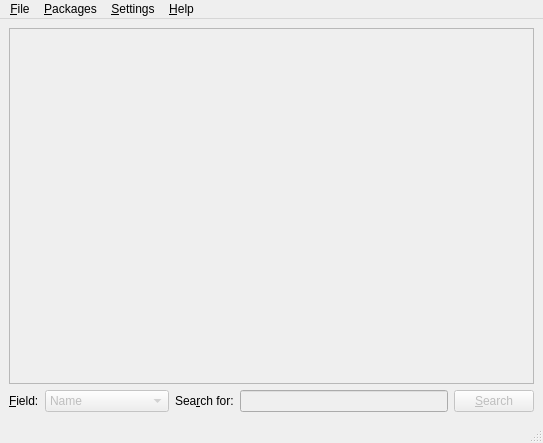
<ui version="4.0" >
 <author></author>
 <comment></comment>
 <exportmacro></exportmacro>
 <class>Window</class>
 <widget class="QMainWindow" name="Window" >
  <property name="geometry" >
   <rect>
    <x>0</x>
    <y>0</y>
    <width>543</width>
    <height>443</height>
   </rect>
  </property>
  <property name="windowTitle" >
   <string>PyPI Browser</string>
  </property>
  <widget class="QWidget" name="centralwidget" >
   <layout class="QVBoxLayout" >
    <property name="margin" >
     <number>9</number>
    </property>
    <property name="spacing" >
     <number>6</number>
    </property>
    <item>
     <widget class="QTreeView" name="treeView" >
      <property name="enabled" >
       <bool>false</bool>
      </property>
     </widget>
    </item>
    <item>
     <layout class="QHBoxLayout" >
      <property name="margin" >
       <number>0</number>
      </property>
      <property name="spacing" >
       <number>6</number>
      </property>
      <item>
       <widget class="QLabel" name="label" >
        <property name="text" >
         <string>&amp;Field:</string>
        </property>
        <property name="buddy" >
         <cstring>fieldComboBox</cstring>
        </property>
       </widget>
      </item>
      <item>
       <widget class="QComboBox" name="fieldComboBox" >
        <property name="enabled" >
         <bool>false</bool>
        </property>
        <item>
         <property name="text" >
          <string>Name</string>
         </property>
        </item>
        <item>
         <property name="text" >
          <string>Version</string>
         </property>
        </item>
        <item>
         <property name="text" >
          <string>Author</string>
         </property>
        </item>
        <item>
         <property name="text" >
          <string>Summary</string>
         </property>
        </item>
        <item>
         <property name="text" >
          <string>Description</string>
         </property>
        </item>
        <item>
         <property name="text" >
          <string>Stable version</string>
         </property>
        </item>
        <item>
         <property name="text" >
          <string>Author e-mail</string>
         </property>
        </item>
        <item>
         <property name="text" >
          <string>Maintainer</string>
         </property>
        </item>
        <item>
         <property name="text" >
          <string>Maintainer e-mail</string>
         </property>
        </item>
        <item>
         <property name="text" >
          <string>License</string>
         </property>
        </item>
        <item>
         <property name="text" >
          <string>Platform</string>
         </property>
        </item>
        <item>
         <property name="text" >
          <string>Download URL</string>
         </property>
        </item>
        <item>
         <property name="text" >
          <string>Home page</string>
         </property>
        </item>
        <item>
         <property name="text" >
          <string>Keywords</string>
         </property>
        </item>
        <item>
         <property name="text" >
          <string>Classifiers</string>
         </property>
        </item>
       </widget>
      </item>
      <item>
       <widget class="QLabel" name="label_2" >
        <property name="text" >
         <string>Sea&amp;rch for:</string>
        </property>
        <property name="buddy" >
         <cstring>searchLineEdit</cstring>
        </property>
       </widget>
      </item>
      <item>
       <widget class="QLineEdit" name="searchLineEdit" >
        <property name="enabled" >
         <bool>false</bool>
        </property>
       </widget>
      </item>
      <item>
       <widget class="QPushButton" name="searchButton" >
        <property name="enabled" >
         <bool>false</bool>
        </property>
        <property name="focusPolicy" >
         <enum>Qt::NoFocus</enum>
        </property>
        <property name="text" >
         <string>&amp;Search</string>
        </property>
       </widget>
      </item>
     </layout>
    </item>
   </layout>
  </widget>
  <widget class="QMenuBar" name="menubar" >
   <property name="geometry" >
    <rect>
     <x>0</x>
     <y>0</y>
     <width>543</width>
     <height>27</height>
    </rect>
   </property>
   <widget class="QMenu" name="menu_File" >
    <property name="title" >
     <string>&amp;File</string>
    </property>
    <addaction name="openAction" />
    <addaction name="exitAction" />
   </widget>
   <widget class="QMenu" name="menu_Packages" >
    <property name="title" >
     <string>&amp;Packages</string>
    </property>
    <addaction name="reloadListAction" />
    <addaction name="downloadAction" />
    <addaction name="filterMarkedAction" />
    <addaction name="filterNewAction" />
   </widget>
   <widget class="QMenu" name="menu_Help" >
    <property name="title" >
     <string>&amp;Help</string>
    </property>
    <addaction name="aboutAction" />
    <addaction name="aboutQtAction" />
    <addaction name="openManualAction" />
   </widget>
   <widget class="QMenu" name="menu_Settings" >
    <property name="title" >
     <string>&amp;Settings</string>
    </property>
    <addaction name="configureBrowserAction" />
    <addaction name="editShortcutsAction" />
   </widget>
   <addaction name="menu_File" />
   <addaction name="menu_Packages" />
   <addaction name="menu_Settings" />
   <addaction name="menu_Help" />
  </widget>
  <widget class="QStatusBar" name="statusbar" />
  <action name="openAction" >
   <property name="text" >
    <string>&amp;Open...</string>
   </property>
   <property name="shortcut" >
    <string>Ctrl+O</string>
   </property>
  </action>
  <action name="exitAction" >
   <property name="text" >
    <string>E&amp;xit</string>
   </property>
   <property name="shortcut" >
    <string>Ctrl+Q</string>
   </property>
  </action>
  <action name="reloadListAction" >
   <property name="enabled" >
    <bool>false</bool>
   </property>
   <property name="text" >
    <string>&amp;Reload List</string>
   </property>
   <property name="shortcut" >
    <string>Ctrl+R</string>
   </property>
  </action>
  <action name="downloadAction" >
   <property name="enabled" >
    <bool>false</bool>
   </property>
   <property name="text" >
    <string>Download...</string>
   </property>
   <property name="shortcut" >
    <string>Ctrl+Return</string>
   </property>
  </action>
  <action name="filterMarkedAction" >
   <property name="checkable" >
    <bool>true</bool>
   </property>
   <property name="enabled" >
    <bool>false</bool>
   </property>
   <property name="text" >
    <string>Filter Marked</string>
   </property>
  </action>
  <action name="configureBrowserAction" >
   <property name="text" >
    <string>Configure Browser...</string>
   </property>
  </action>
  <action name="filterNewAction" >
   <property name="checkable" >
    <bool>true</bool>
   </property>
   <property name="enabled" >
    <bool>false</bool>
   </property>
   <property name="text" >
    <string>Filter New</string>
   </property>
  </action>
  <action name="aboutAction" >
   <property name="text" >
    <string>&amp;About...</string>
   </property>
  </action>
  <action name="aboutQtAction" >
   <property name="icon" >
    <iconset>../../../../../../../:/trolltech/formeditor/images/qtlogo.png</iconset>
   </property>
   <property name="text" >
    <string>About Qt...</string>
   </property>
  </action>
  <action name="openManualAction" >
   <property name="text" >
    <string>Open Manual</string>
   </property>
  </action>
  <action name="editShortcutsAction" >
   <property name="text" >
    <string>Edit Shortcuts...</string>
   </property>
  </action>
 </widget>
 <pixmapfunction></pixmapfunction>
 <resources/>
 <connections>
  <connection>
   <sender>exitAction</sender>
   <signal>triggered()</signal>
   <receiver>Window</receiver>
   <slot>close()</slot>
   <hints>
    <hint type="sourcelabel" >
     <x>-1</x>
     <y>-1</y>
    </hint>
    <hint type="destinationlabel" >
     <x>271</x>
     <y>221</y>
    </hint>
   </hints>
  </connection>
 </connections>
</ui>
